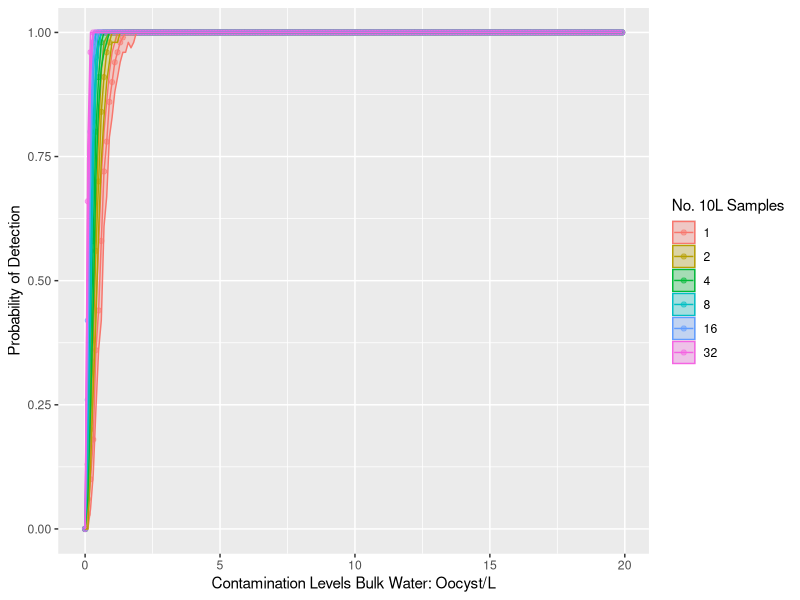
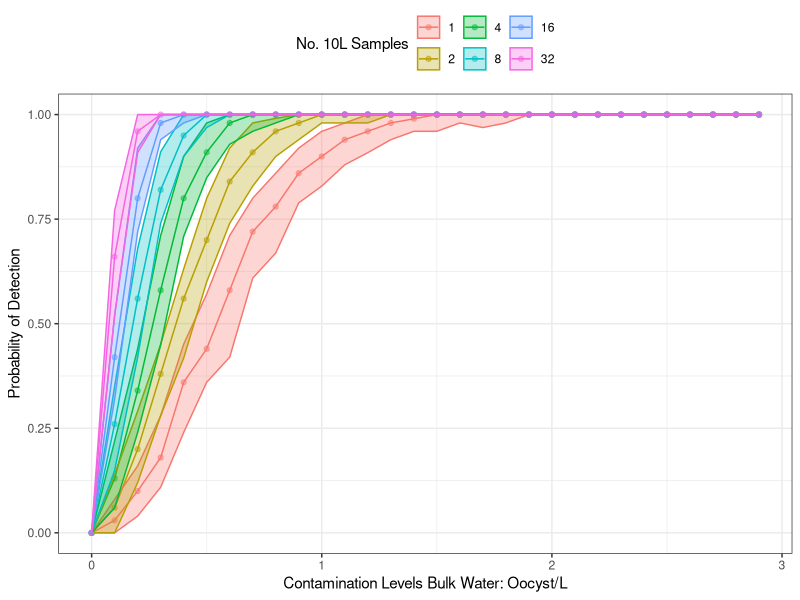
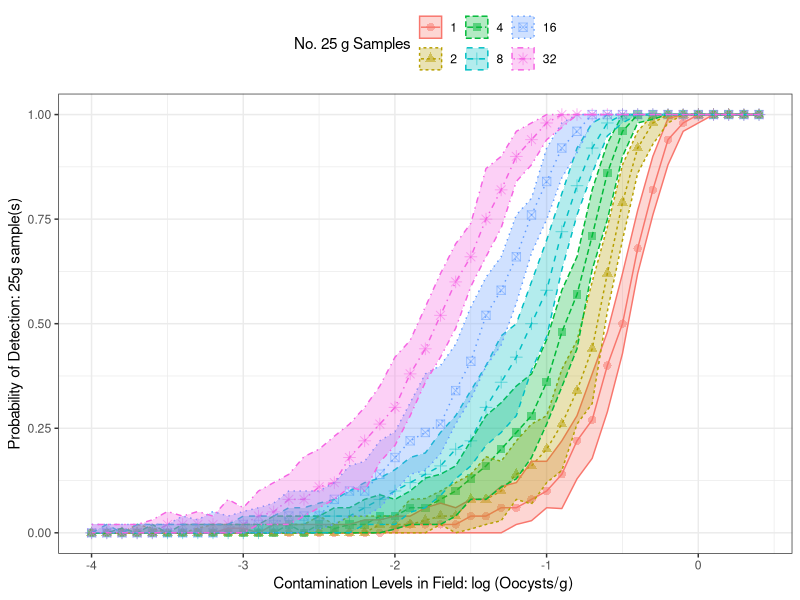
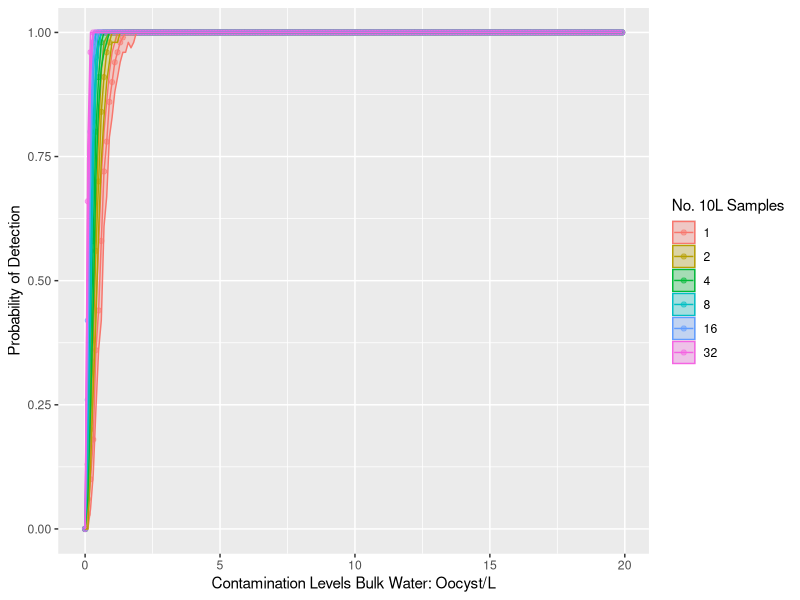
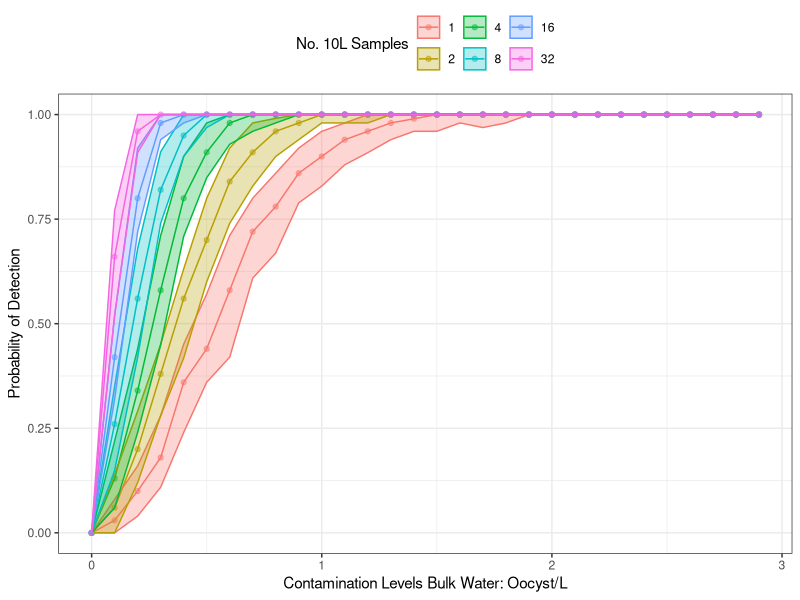
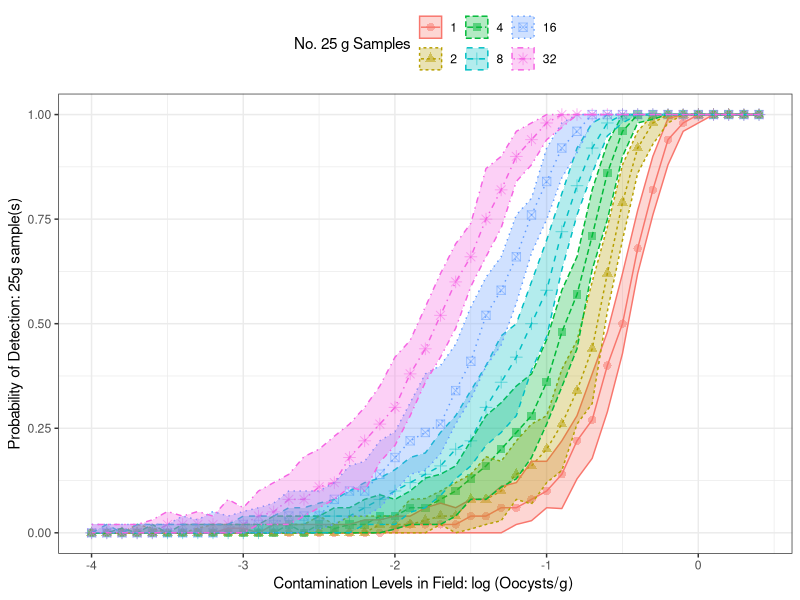

Here is the R script that generated these plots, in order: (Note: this script raises an error after producing the figures.)
## ---- chunk 1
library(tidyverse)
## ---- chunk 2
Unc_Conts<-read_csv("Data_Cilantro_Outputs/Water_Testing_Analysis_R2.csv")
## ---- chunk 3
Unc_Conts<-Unc_Conts %>% 
  select(-...1) %>% 
  mutate(N10Lsamples= as.factor(N10Lsamples)) %>% 
  group_by(N10Lsamples, Conts) %>% 
  summarise(median = median(PDetect), q05 = quantile(PDetect, 0.05), q95 = quantile(PDetect, 0.95)) 

Unc_Conts %>% 
  ggplot(aes(x = Conts, y = median, color =N10Lsamples,ymin=q05, ymax=q95, fill = N10Lsamples))+
  geom_point(alpha = 0.5)+
  geom_line()+
  geom_ribbon(alpha= 0.3)+
  labs(x = "Contamination Levels Bulk Water: Oocyst/L", y = "Probability of Detection", fill = "No. 10L Samples", color= "No. 10L Samples")

ggsave("Contamination vs Method.jpeg", width = 15, height = 10, units = "cm", dpi = 600)

## ---- chunk 4


Unc_Conts %>% 
  filter(Conts <3) %>% 
  ggplot(aes(x = Conts, y = median, color =N10Lsamples,ymin=q05, ymax=q95, fill = N10Lsamples))+
  geom_point(alpha = 0.5)+
  geom_line()+
  geom_ribbon(alpha= 0.3)+
  labs(x = "Contamination Levels Bulk Water: Oocyst/L", y = "Probability of Detection", fill = "No. 10L Samples", color= "No. 10L Samples")+
  theme_bw()+
  theme(legend.position="top")


ggsave("Contamination vs Method.jpeg", width = 15, height = 10, units = "cm", dpi = 600)
## ---- chunk 5
log10(10000000/(20000*454))
## ---- chunk 6
Unc_Conts<-read_csv("Data_Cilantro_Outputs/Product_Testing_Analysis_R2.csv")
Unc_Conts$Conts<- log10(Unc_Conts$Conts)
## ---- chunk 7
Unc_Conts<-Unc_Conts %>%
  mutate(log_CFU_g_conts = log10(10^Conts/(454*22000))) %>% 
  select(-...1) %>% 
  mutate(N25gsamples= as.factor(N25gsamples)) %>% 
  group_by(N25gsamples, log_CFU_g_conts) %>% 
  summarise(median = median(PDetect), q05 = quantile(PDetect, 0.05), q95 = quantile(PDetect, 0.95)) 



Unc_Conts %>% 
  ggplot(aes(x = log_CFU_g_conts, y = median, color =N25gsamples, shape =N25gsamples, linetype =N25gsamples, ymin=q05, ymax=q95, fill = N25gsamples))+
  geom_point(alpha = 0.5, size = 2.5)+
  geom_line()+
  geom_ribbon(alpha= 0.3)+
  theme_bw()+
  theme(legend.position="top")+
  labs(x = "Contamination Levels in Field: log (Oocysts/g) ", y = "Probability of Detection: 25g sample(s)", fill = "No. 25 g Samples", color= "No. 25 g Samples", linetype = "No. 25 g Samples", shape = "No. 25 g Samples")


ggsave("Contamination vs Field Contam.jpeg", width = 15, height = 10, units = "cm", dpi = 600)

## ---- chunk 8
Unc_Conts %>% 
  filter(Conts<5.0e+06) %>% 
  ggplot(aes(x = Conts, y = median, color =N25gsamples,ymin=q05, ymax=q95, fill = N25gsamples))+
  geom_point(alpha = 0.5)+
  geom_line()+
  geom_ribbon(alpha= 0.3)+
  labs(x = "Contamiantion levels total Oocysts in Field", y = "Probability of Detection", fill = "No. 25g Samples", color= "No. 25g Samples")
## ---- chunk 9
#product Testing
PT_Qpcr_Results<-read_csv("Data_Cilantro_Outputs/qPCR_Fit_Product_Testing.csv")
PT_Qpcr_Probs<-read_csv("Data_Cilantro_Outputs/qPCR_Fit_Product_Testing_Probs.csv")

ggplot()+
  geom_hline(aes(yintercept = .29),color = "orange")+
  geom_hline(aes(yintercept = .82),color = "red")+  
  geom_vline(aes(xintercept = 5),color = "orange")+
  geom_vline(aes(xintercept = 10),color = "red")+
  geom_line(aes(x = Cont, y = `Prob Detect`), data = PT_Qpcr_Probs)+
  geom_point(aes(x = Cont, y = Results), data = PT_Qpcr_Results,position = position_jitter(height = 0.01, width = 1),shape= 21, fill = "skyblue")+
  labs(x= "Oocyst/ 25 g Sample", y = "Predicted Probability of Detection", title = "Logistic Fit: Product Testing")+
  theme_bw()

  ggsave(filename="Product Testing Fit.png",width = 15, height = 10, units = "cm", dpi = 600)
  
  
#Water Testing
PT_Qpcr_Results<-read_csv("Data_Cilantro_Outputs/qPCR_Fit_Water_Testing.csv")
PT_Qpcr_Probs<-read_csv("Data_Cilantro_Outputs/qPCR_Fit_Water_Testing_Probs.csv")

ggplot()+
  #geom_hline(aes(yintercept = .29),color = "orange")+
  geom_hline(aes(yintercept = .66),color = "red")+  
  #geom_vline(aes(xintercept = 5),color = "orange")+
  geom_vline(aes(xintercept = 6),color = "red")+
  geom_line(aes(x = Cont, y = `Prob Detect`), data = PT_Qpcr_Probs)+
  geom_point(aes(x = Cont, y = Results), data = PT_Qpcr_Results,position = position_jitter(height = 0.01, width = 1),shape= 21, fill = "skyblue")+
  labs(x= "Oocyst/ 10L Sample", y = "Predicted Probability of Detection", title = "Logistic Fit: Agricultural Water Testing")+
  theme_bw()

  ggsave(filename="Water Testing Fit.png",width = 15, height = 10, units = "cm", dpi = 600)
  
